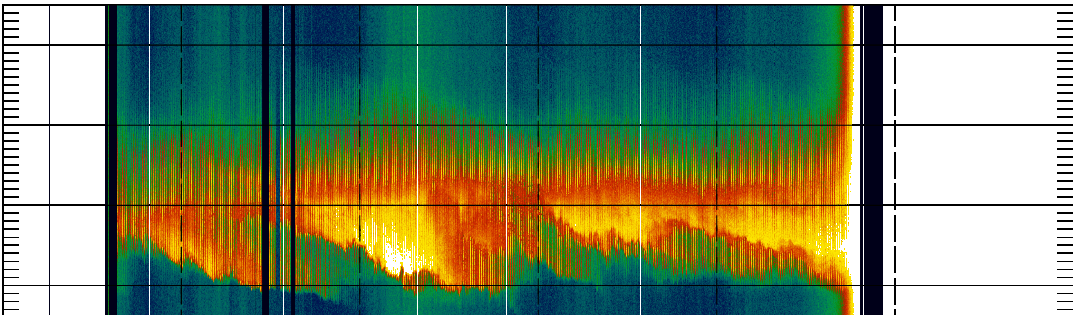
#> input picture data/Layer/201211301200_rx3_60min87bin.png, 1073 x 315 px
$ python height.py
#> lines starting #> are read from the running program, lines starting #| are printed output that depends on the picture; after the words box and inside, x2 and y2 are one past the last pixel; in counts of white or black regions, pixels touching at a corner belong together; long printed decimals are rounded
import cv2
import numpy as np

img = cv2.imread('data/Layer/201211301200_rx3_60min87bin.png')
#> img is the input picture: shape (315, 1073, 3); mean B, G, R 105.8, 138, 120.8

h,w = img.shape[0],img.shape[1]
#> h = 315; w = 1073
print(h,w)
#| 315 1073
arr = [0]*h
#> arr = 315 values from 0 to 0
for i in range(h):
    sum = np.array([0,0,0])
    for j in range(w):
        sum+=np.array(img[i][j])
    arr[i] = sum/w
#> after the loop, arr = 315 items, first 6: [255, 255, 255], [255, 255, 255], [255, 255, 255], [255, 255, 255], [0.475, 0.475, 0.475], [28.56, 23.52, 1.51]

# [4 lines of commented-out code are left out]
target_colors = [(26, 0, 0),(80,18,0),(100,96,1),(71,150,0),(1,135,15),(0,48,120),(0,24,180),(1,108,223),(0,166,237),(249,226,0)]
val = [1,2,3,4,5,6,7,8,9,10]
color_threshold = 100
matching_positions = []
newarr = [-1]*h
#> newarr = 315 values from -1 to -1
for k in range(len(target_colors)):
    for i in range(h):
        distance = np.linalg.norm(np.array(target_colors[k]) - np.array(arr[i]))
        if distance<=color_threshold:
            newarr[i]=val[k]
#> after the loop, newarr = 315 values, max 9 at index 173, min -1 at index 0, mean 3.65
p= newarr.index(max(newarr))
#> p = 173
newarr.reverse()
q = newarr.index(max(newarr))
#> q = 68
newarr.reverse()
p = p + (h - q)
#> p = 420
p=int(p/2)
#> p = 210
range_of_height = 50
h_of_layer = 75 + ((50/h)*p)
#> h_of_layer = 108.3
print(h_of_layer)
#| 108.333
y = p  # Replace with the desired height
#> y = 210
color = (0, 255, 0)  # Green line
cv2.line(img, (0, y), (img.shape[1], y), color, thickness=2)
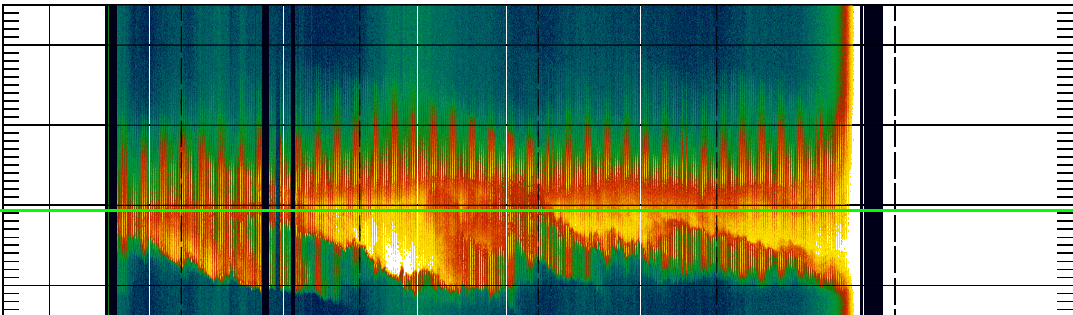
#> img: shape (315, 1073, 3); 0.95% of pixels changed, all inside (x1, y1, x2, y2) = (0, 209, 1073, 212)
cv2.imshow('Image with Line', img)
cv2.waitKey(0)  # Wait for a key press to close the window
# [11 lines of commented-out code are left out]

$ run again, with data/Layer/201010051200_rx0_20min51bin.png copied over data/Layer/201211301200_rx3_60min87bin.png
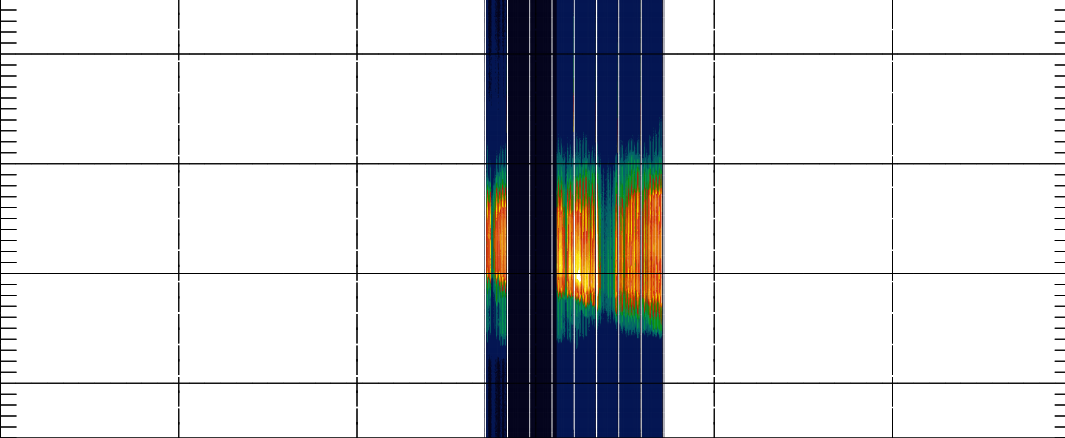
#> input picture data/Layer/201010051200_rx0_20min51bin.png, 1065 x 438 px
#> img is the input picture: shape (438, 1065, 3); mean B, G, R 217.8, 215.3, 214.1
#| 438 1065
#> after the loop `for i in range(h):`: arr = 438 items, first 6: [222.5, 214.8, 213.1], [222.5, 214.9, 213.1], [222.5, 214.9, 213.1], [222.7, 215, 213.2], [222.7, 215, 213.2], [222.6, 215, 213.2]
#> after the loop `for k in range(len(target_colors)):`: newarr = 438 values, max 6 at index 53, min -1 at index 0, mean -0.932
#> `p= newarr.index(max(newarr))`: p = 53
#> q = 0
#> `p = p + (h - q)`: p = 491
#> `p=int(p/2)`: p = 245
#> h_of_layer = 103
#| 102.968
#> y = 245
#> `cv2.line(img, (0, y), (img.shape[1], y), color, thickness=2)`:
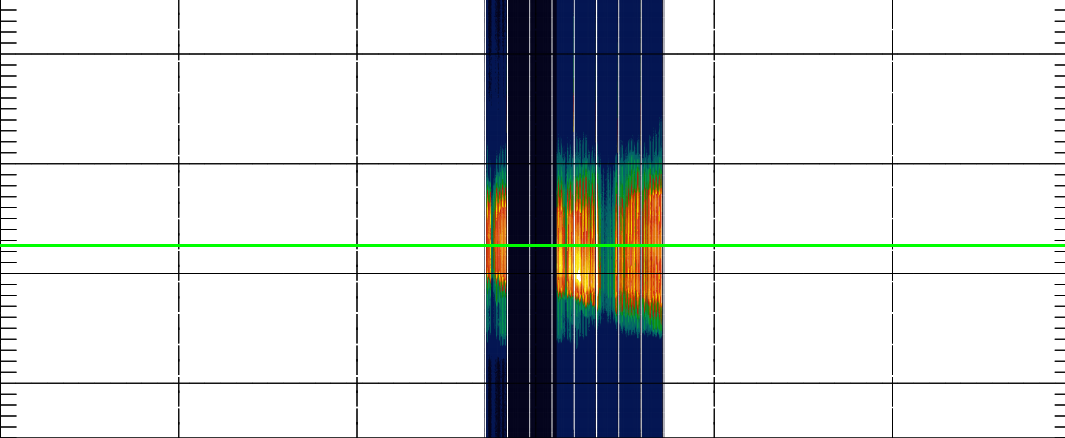
#> img: shape (438, 1065, 3); 0.68% of pixels changed, all inside (x1, y1, x2, y2) = (0, 244, 1065, 247)

$ run again, with data/Layer/201010251200_rx0_20min51bin.png copied over data/Layer/201211301200_rx3_60min87bin.png
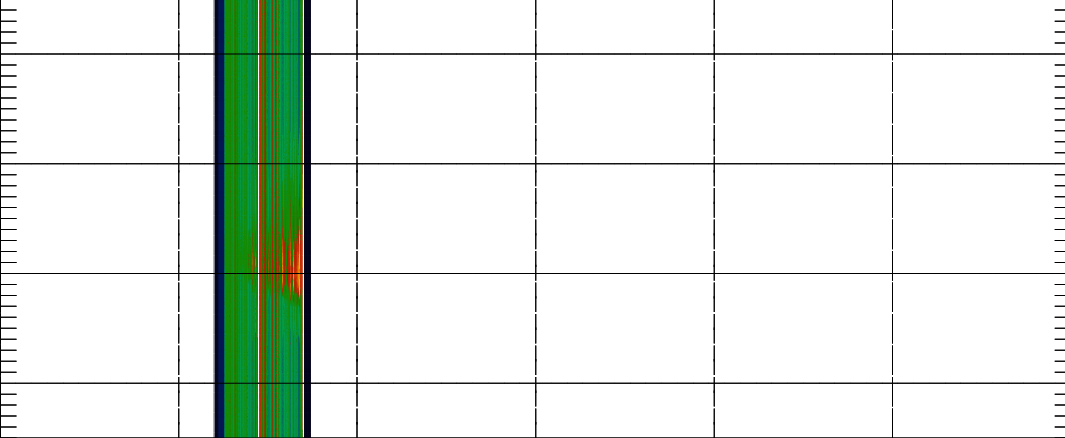
#> input picture data/Layer/201010251200_rx0_20min51bin.png, 1065 x 438 px
#> img is the input picture: shape (438, 1065, 3); mean B, G, R 229.7, 236, 229.3
#| 438 1065
#> after the loop `for i in range(h):`: arr = 438 items, first 6: [234.1, 240.1, 232.4], [234.1, 240.1, 232.5], [234.1, 240.1, 232.5], [234.1, 240.1, 232.5], [234.1, 240.2, 232.5], [234.1, 240.2, 232.5]
#> after the loop `for k in range(len(target_colors)):`: newarr = 438 values, max 6 at index 53, min -1 at index 0, mean -0.932
#> `p= newarr.index(max(newarr))`: p = 53
#> q = 0
#> `p = p + (h - q)`: p = 491
#> `p=int(p/2)`: p = 245
#> h_of_layer = 103
#| 102.968
#> y = 245
#> `cv2.line(img, (0, y), (img.shape[1], y), color, thickness=2)`:
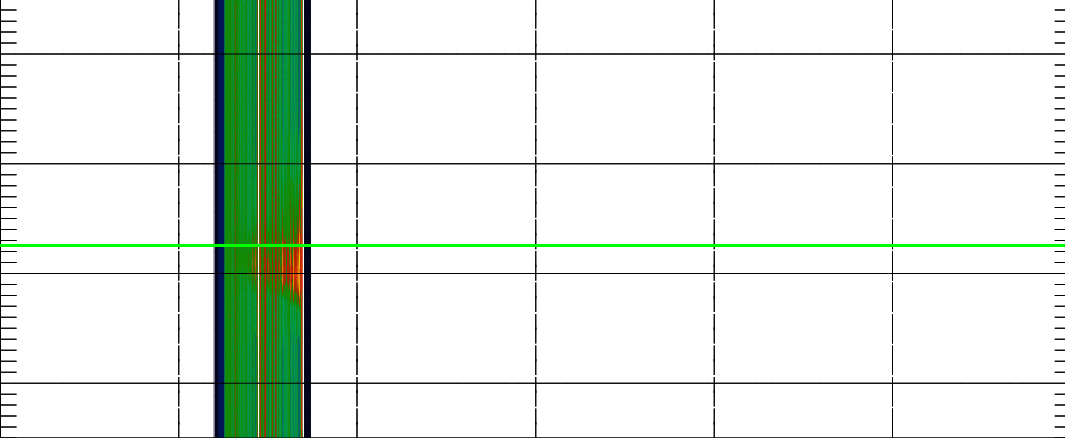
#> img: shape (438, 1065, 3); 0.68% of pixels changed, all inside (x1, y1, x2, y2) = (0, 244, 1065, 247)

$ run again, with data/Layer/201010271200_rx0_20min51bin.png copied over data/Layer/201211301200_rx3_60min87bin.png
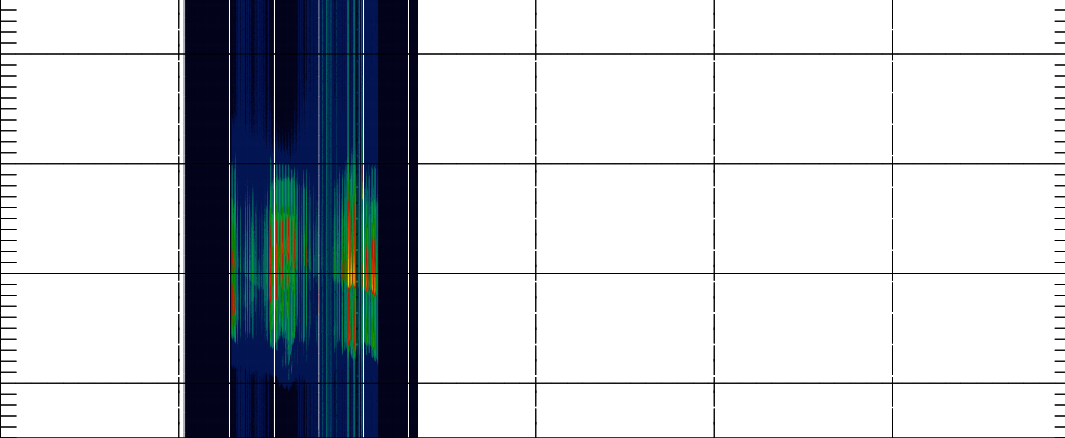
#> input picture data/Layer/201010271200_rx0_20min51bin.png, 1065 x 438 px
#> img is the input picture: shape (438, 1065, 3); mean B, G, R 206.8, 201.4, 196.6
#| 438 1065
#> after the loop `for i in range(h):`: arr = 438 items, first 6: [209.2, 201.3, 199.2], [209.3, 201.4, 199.2], [209.2, 201.3, 199.2], [209.4, 201.5, 199.4], [209.4, 201.5, 199.4], [209.4, 201.5, 199.4]
#> after the loop `for k in range(len(target_colors)):`: newarr = 438 values, max 6 at index 53, min -1 at index 0, mean -0.932
#> `p= newarr.index(max(newarr))`: p = 53
#> q = 0
#> `p = p + (h - q)`: p = 491
#> `p=int(p/2)`: p = 245
#> h_of_layer = 103
#| 102.968
#> y = 245
#> `cv2.line(img, (0, y), (img.shape[1], y), color, thickness=2)`:
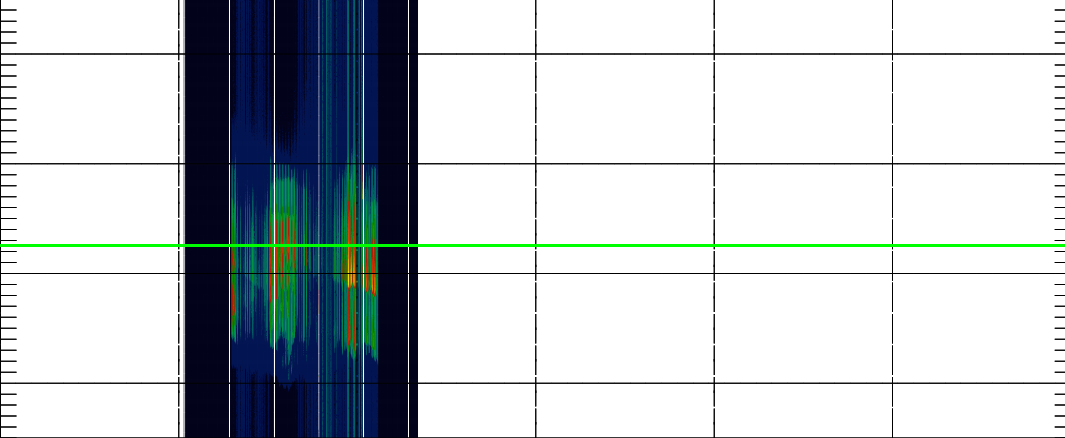
#> img: shape (438, 1065, 3); 0.68% of pixels changed, all inside (x1, y1, x2, y2) = (0, 244, 1065, 247)
